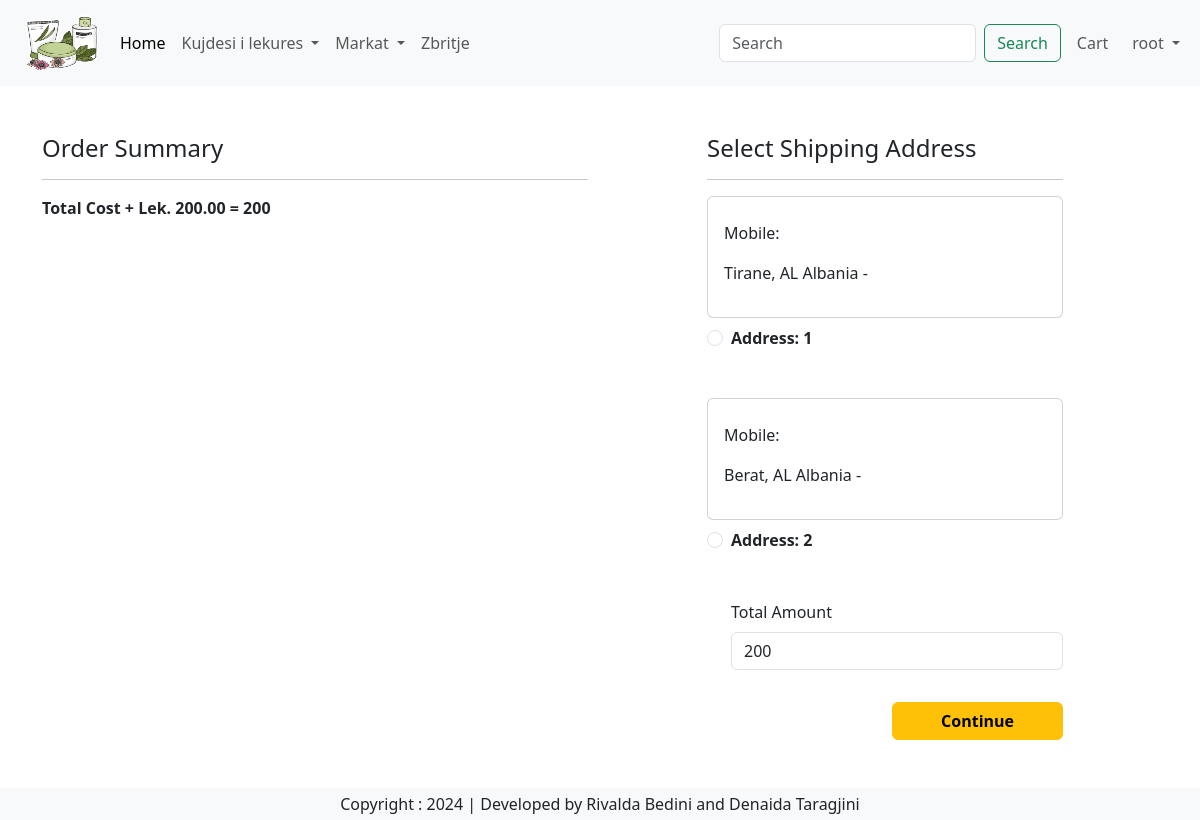
Before: /checkout/ (signed in) with the older database file.
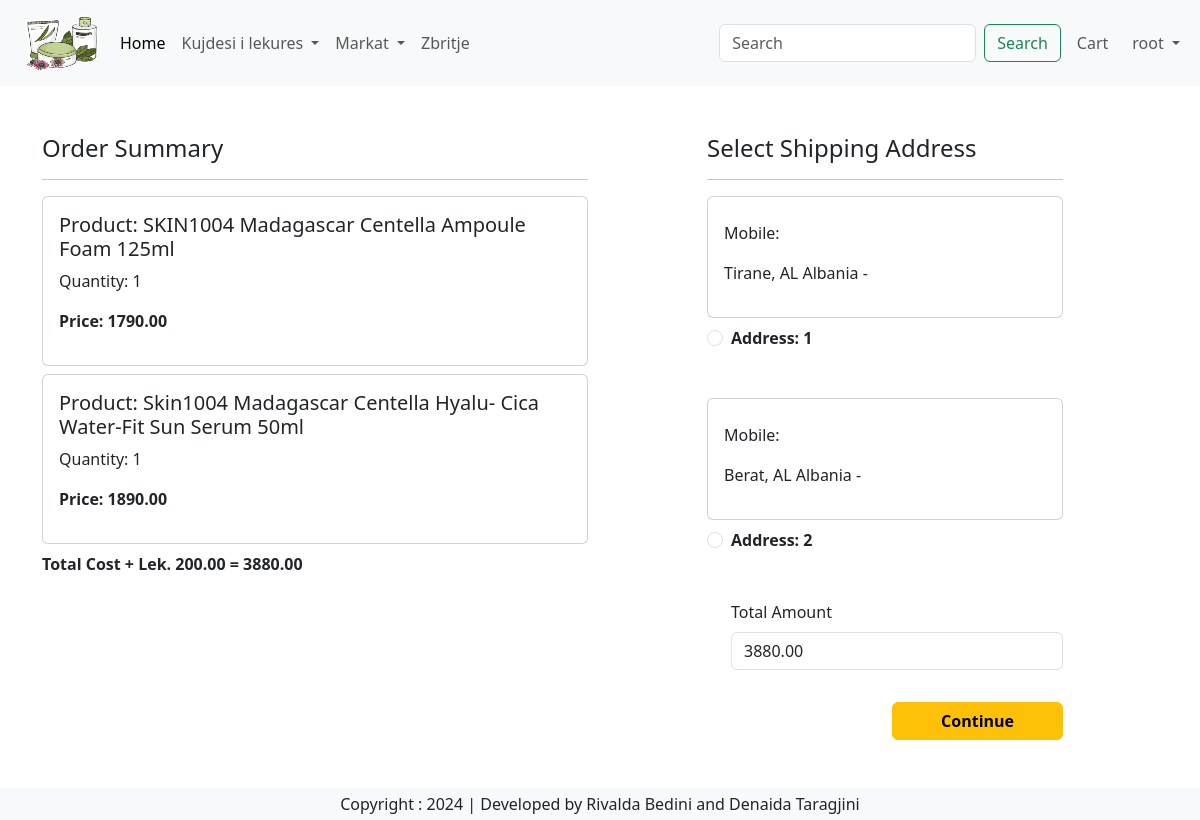
After: the same page with the newer database file.
### app/models.py (models this page shows, shortened)
class Customer(models.Model):
    user = models.ForeignKey(User, on_delete=models.CASCADE)
    first_name = models.CharField(max_length=100)
    last_name = models.CharField(max_length=100)
    email = models.EmailField(unique=True)
    phone_number = models.CharField(max_length=15, blank=True, null=True)
    address = models.TextField(blank=True, null=True)
    city = models.ForeignKey(City, on_delete=models.SET_NULL, null=True, blank=True)
    state = models.ForeignKey(State, on_delete=models.SET_NULL, null=True, blank=True)
    country = models.CharField(max_length=100, blank=True, null=True)
    zip_code = models.CharField(max_length=20, blank=True, null=True)
    date_joined = models.DateTimeField(auto_now_add=True)
    updated_at = models.DateTimeField(auto_now=True)
    class Meta:
        verbose_name = 'Customer'
        verbose_name_plural = 'Customers'

class City(models.Model):
    name = models.CharField(max_length=100)
    state = models.ForeignKey(State, on_delete=models.CASCADE, related_name='cities')
    class Meta:
        verbose_name = 'City'
        verbose_name_plural = 'Cities'
    def __str__(self):
        return f"{self.name}, {self.state.abbreviation}"

class State(models.Model):
    abbreviation = models.CharField(max_length=2, unique=True)
    name = models.CharField(max_length=100)
    class Meta:
        verbose_name = 'State'
        verbose_name_plural = 'States'
    def __str__(self):
        return self.name

class Cart(models.Model):
    user = models.ForeignKey(User, on_delete=models.CASCADE)
    product = models.ForeignKey(Product, on_delete=models.CASCADE)
    quantity = models.PositiveIntegerField(default=1)
    class Meta:
        verbose_name = 'Cart'
        verbose_name_plural = 'Carts'

class Product(models.Model):
    name = models.CharField(max_length=200)
    slug = models.SlugField(unique=True)
    description = models.TextField()
    category = models.ForeignKey('Category', related_name='products', on_delete=models.CASCADE)
    brand = models.ForeignKey(Brand, related_name='products', on_delete=models.SET_NULL, null=True, blank=True)
    price = models.DecimalField(max_digits=10, decimal_places=2)
    discount_price = models.DecimalField(max_digits=10, decimal_places=2, null=True, blank=True)
    stock_quantity = models.IntegerField(default=0)
    sku = models.CharField(max_length=50, unique=True)
    image = models.ImageField(upload_to='product_images/', null=True, blank=True)
    is_active = models.BooleanField(default=True)
    created_at = models.DateTimeField(auto_now_add=True)
    updated_at = models.DateTimeField(auto_now=True)
    class Meta:
        verbose_name = 'Product'
        verbose_name_plural = 'Products'

### app/views.py (the view)
# urls.py: path('checkout/', login_required(views.checkout.as_view()), name='checkout'),
class checkout(View):
   def get(self, request):
       user=request.user
       add=Customer.objects.filter(user=user)
       cart_items= Cart.objects.filter(user=user)
       famount=0
       for p in cart_items:
         if(p.product.discount_price):
           value= p.quantity * p.product.discount_price
         else:
           value= p.quantity * p.product.price
         famount= famount+value
       totalamount=famount+200
       context = {
            'user':user,
            'add': add,
            'cart_items': cart_items,
            'famount':famount,
            'totalamount':totalamount,
            **get_categories_and_brands(),
        }
       return render(request, 'app/checkout.html',context)

### app/views.py (called while the page is built)
def get_categories_and_brands():
    return {
        'categories': Category.objects.all(),
        'brands': Brand.objects.all(),
    }

### app/templates/app/checkout.html (shortened to what this page needs)
{% extends "app/base.html" %} {% load static %} {% block title %}Bli Tani{% endblock title %} {% block main-content %}
<div class="container">
 <div class="row mt-5">
    <div class="col-sm-6">
        <h4>Order Summary</h4>
        <hr>
        {% for item in cart_items %}
         <div class="card mb-2">
            <div class="card-body">
                <h5>Product: {{item.product.name}}</h5>
                <p>Quantity: {{item.quantity}}</p>
                {% if item.product.discount_price %}
                <p class="fw-bold">Price: {{item.product.discount_price}}</p>
                {% else %}
                <p class="fw-bold">Price: {{item.product.price}}</p>
                {% endif %}
            </div>
         </div>
         {% endfor %}
         <p class="fw-bold"> Total Cost + Lek. 200.00 = {{totalamount}}</p>
    </div>
<div class="col-sm-4 offset-sm-1">
    <h4> Select Shipping Address</h4>
    <hr>
    <form method="post" id="myform">
       {% for ad in add %}
       <div class="card">
         <div class="card-body">
            <p>Mobile: {{ad.mobile}}</p>
            <p>{{ad.locality}} {{ad.city}} {{ad.state}} - {{ad.zipcode}}</p>
         </div>
       </div>
       <div class="form-check mt-2 mb-5">
         <input class="form-check-input" type="radio" name="custid" id="custadd{{forloop.counter}}" value="{{add.id}}">
         <label class="form-check-label fw-bold" for="custadd{{forloop.counter}}"> Address: {{forloop.counter}}</label>
       </div>
       {% endfor %}
       <div class="form-check mb-3">
        <label class="form-label" for="totalamount"> Total Amount</label>
        <input class="form-control" type="number" name="totamount" value="{{totalamount}}" readonly>
       </div>
       <div class="text-end">
        <button  type="submit" class="btn btn-warning mt-3 px-5 fw-bold">Continue</button>
       </div>
    </form>
</div>
 </div>
</div>
{% endblock main-content %}

Changed rows visible on the page:
added Cart: product.name "SKIN1004 Madagascar Centella Ampoule Foam 125ml", quantity "1", product.price "1790.00"
added Cart: product.name "Skin1004 Madagascar Centella Hyalu- Cica Water-Fit Sun Serum 50ml", quantity "1", product.price "1890.00"
Other visible differences:
{{ totalamount }}: "200" → "3880.00"
form field totamount: "200" → "3880.00"
